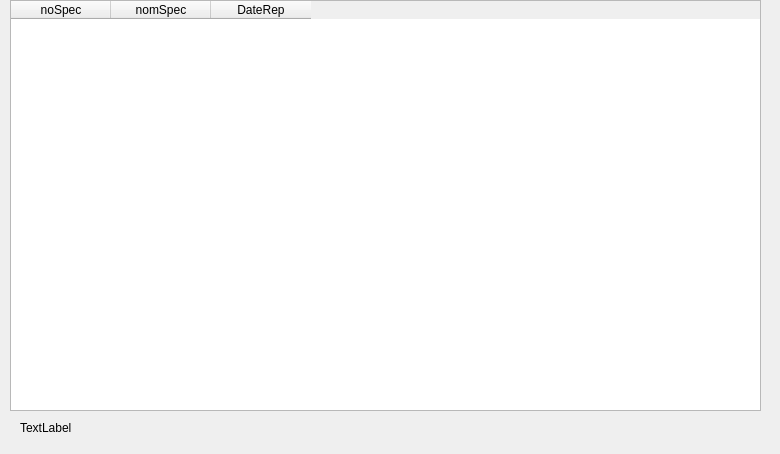
<?xml version="1.0" encoding="UTF-8"?>
<ui version="4.0">
 <class>Form</class>
 <widget class="QWidget" name="Form">
  <property name="geometry">
   <rect>
    <x>0</x>
    <y>0</y>
    <width>780</width>
    <height>454</height>
   </rect>
  </property>
  <property name="windowTitle">
   <string>Form</string>
  </property>
  <widget class="QTableWidget" name="table">
   <property name="geometry">
    <rect>
     <x>10</x>
     <y>0</y>
     <width>751</width>
     <height>411</height>
    </rect>
   </property>
   <column>
    <property name="text">
     <string>noSpec</string>
    </property>
   </column>
   <column>
    <property name="text">
     <string>nomSpec</string>
    </property>
   </column>
   <column>
    <property name="text">
     <string>DateRep</string>
    </property>
   </column>
  </widget>
  <widget class="QLabel" name="label">
   <property name="geometry">
    <rect>
     <x>20</x>
     <y>420</y>
     <width>731</width>
     <height>16</height>
    </rect>
   </property>
   <property name="text">
    <string>TextLabel</string>
   </property>
  </widget>
 </widget>
 <resources/>
 <connections/>
</ui>
